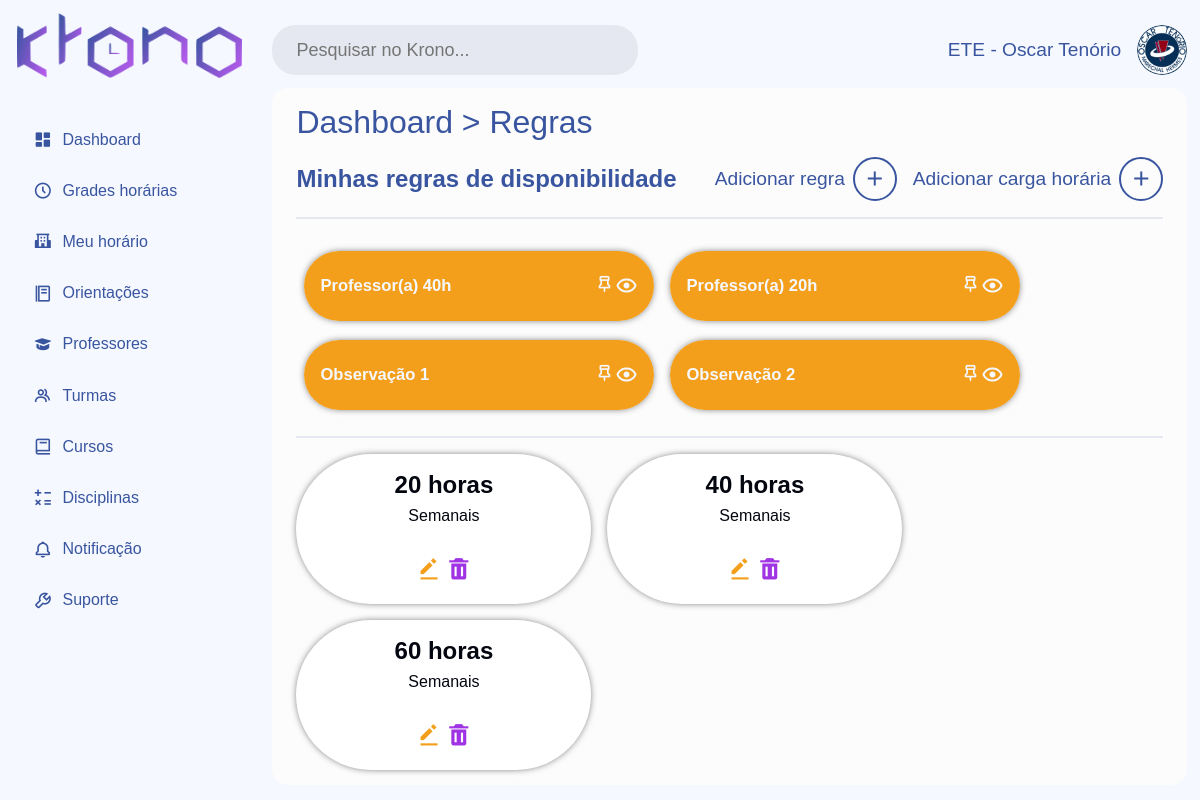
The page /index.php?page=minhasOrientacoes (signed in) on the database its author committed.
### tables this page shows
create table regra_disp (
id_regra INT NOT NULL AUTO_INCREMENT PRIMARY KEY,
nome_regra VARCHAR(100) NOT NULL,
descricao TEXT NOT NULL,
importante VARCHAR(100),
ativo CHAR(1),
id_escola INT NOT NULL,
FOREIGN KEY (id_escola) REFERENCES escola (id_escola)
);

CREATE TABLE carga_horaria_esc (
   id_carga_horaria_esc INT AUTO_INCREMENT PRIMARY KEY,
   id_escola INT NOT NULL,
   horas_semanais INT,
   FOREIGN KEY (id_escola) REFERENCES escola (id_escola)
);

### index.php (called while the page is built, shortened)
<?php
    require_once 'ASSETS/head.php';
    require_once 'ASSETS/channelPages.php';
    require_once 'ASSETS/footer.php';
?>

### PAGES/REGRA/listaRegra.php (the view, shortened to what this page needs)
<link rel="stylesheet" href="CSS/dashboard.css">
<link rel="stylesheet" href="CSS/sidebar.css">
<link rel="stylesheet" href="CSS/topbar.css">
<link rel="stylesheet" href="CSS/content.css">
<link rel="stylesheet" href="CSS/crud.css">
<link rel="stylesheet" href="CSS/modal.css">
<link rel="stylesheet" href="CSS/cards.css">
<?php
    require_once 'PAGES/COMPONENTS/sidebar.php';
?>
<div class="content">
    <?php
        require_once 'PAGES/COMPONENTS/topbar.php';
        $sql = "SELECT id_escola FROM escola WHERE id_usuario = :id_usuario";
        $queryUsu = $conexao->prepare($sql);
        $queryUsu->bindValue(':id_usuario', $_SESSION['id_usuario'], PDO::PARAM_INT);
        $queryUsu->execute();
        $dadosUsu = $queryUsu->fetch(PDO::FETCH_ASSOC);
        $id_escola = $dadosUsu['id_escola'];
    ?>
    <div class="container">
        <h1 class="title-page"><a href="?page=dashboard">Dashboard</a> > <a href="?page=regra">Regras</a></h1>
        <div class="head-crud">
            <h2>Minhas regras de disponibilidade</h2>
            <div class="func-head">
                <div class="add-user"  onclick="document.getElementById('modalCadastroRegra').style.display='block'">
                    <span>Adicionar regra</span>
                    <i class='bx bx-plus'></i>
                </div>
                <div class="add-user"  onclick="document.getElementById('modalCadastroCarga').style.display='block'">
                    <span>Adicionar carga horária</span>
                    <i class='bx bx-plus'></i>
                </div>
            </div>
        </div>
        <?php
            $sql = "SELECT COUNT(*) AS total FROM regra_disp WHERE id_escola = :id_escola";
            $verificar_regra = $conexao->prepare($sql);
            $verificar_regra->bindValue(':id_escola', $id_escola, PDO::PARAM_INT);
            $verificar_regra->execute();
            $resultado_regra = $verificar_regra->fetch(PDO::FETCH_ASSOC);
            $sql = "SELECT COUNT(*) AS total FROM carga_horaria_esc WHERE id_escola = :id_escola";
            $verificar_carga = $conexao->prepare($sql);
            $verificar_carga->bindValue(':id_escola', $id_escola, PDO::PARAM_INT);
            $verificar_carga->execute();
            $resultado_carga = $verificar_carga->fetch(PDO::FETCH_ASSOC);
            if ($resultado_regra['total'] > 0 || $resultado_carga['total'] > 0):
        ?>
        <div class="content-cards" id="content-regra">
            <?php
                $sql = "SELECT * FROM regra_disp WHERE id_escola = :id_escola";
                $query = $conexao->prepare($sql);
                $query->bindValue(':id_escola', $id_escola, PDO::PARAM_INT);
                $query->execute();
                $regras = $query->fetchAll(PDO::FETCH_ASSOC);
                foreach ($regras as $regra):
            ?>
            <div class="card">
                <div class="head-card">
                    <h5><?php echo $regra['nome_regra'] ?></h5>
                    <div class="icons">
                        <i class='bx bx-pin'></i>
                        <div class="visible" id="visible"><i class='bx bx-show'></i></div>
                    </div>
                </div>
            </div>
            <?php endforeach; ?>
        </div>
        <div class="content-cards" id="content-carga">
            <?php
                $sql = "SELECT * FROM carga_horaria_esc WHERE id_escola = :id_escola";
                $query = $conexao->prepare($sql);
                $query->bindValue(':id_escola', $id_escola, PDO::PARAM_INT);
                $query->execute();
                $cargas = $query->fetchAll(PDO::FETCH_ASSOC);
                foreach ($cargas as $carga):
            ?>
            <div class="card-carga">
                <div class="text-carga">
                    <h2><?php echo $carga['horas_semanais'] . " horas"; ?></h2>
                    <p>Semanais</p>
                </div>
                <div class="actions">
                    <span data-tipo="carga_horaria_esc" data-id="<?php echo $carga['id_carga_horaria_esc']; ?>" class='btn-crud edit'><i class='bx bxs-edit-alt' ></i></span>
                    <a href="PAGES/REGRA/excluirCarga.php?id_carga_horaria_esc=<?php echo $carga['id_carga_horaria_esc']; ?>" class='btn-crud delete' ><i class='bx bxs-trash'></i></a>
                </div>
            </div>
            <?php endforeach; ?>
        </div>
        <?php else: ?>
            <p class="aviso">Nenhuma orientação foi adicionada.</p>
            <?php endif; ?>
        </div>
</div>

### CSS/style.css (style rules this page uses)
:root { --corPrincipal01: #3955A0; --corPrincipal02: #A033E3; --corPrincipal03: #FFD43C; --corPrincipal04: #F39F1B; --sucess: #4CAF50; --alert: #e49a23; --danger: #D32F2F; --notifier: #A033E3; --hover-corPrincipal01: #24376A; --hover-corPrincipal02: #C361FF; --hover-corPrincipal04: #C78216; --light-corPrincipal01: #3954a0b2; --light-corPrincipal02: #a033e3a1; --branco: #f5f8ff; --cinza: #e5e8f0; --cinza-escuro: #acb0b9; --preto: #03060f; --light-preto: #03060f2d; --fonteTitulo: 'Rubik', sans-serif; --fonteCorpo: 'Jost', sans-serif; }
* { padding: 0; border: 0; margin: 0; text-decoration: none; list-style: none; outline: none; box-sizing: border-box; }
html, body { width: 100%; }
body { background: var(--branco); }

### CSS/content.css (style rules this page uses)
.content { padding: 0.8rem; width: 85%; height: 100vh; }
.container { width: 100%; height: 90%; background: #fcfcfc; border-radius: 1rem; padding: 1rem 1.5rem; display: flex; flex-direction: column; gap: 1rem; }
.container .title-page { font-family: var(--fonteTitulo); font-weight: 500; color: var(--corPrincipal01); }
.container .title-page a { color: var(--corPrincipal01); border-radius: 1rem; transition: .2s ease-in-out; }
.func-head { display: flex; justify-content: space-between; align-items: center; gap: 1rem; }

### CSS/crud.css (style rules this page uses)
.head-crud { display: flex; justify-content: space-between; align-items: center; margin-bottom: -0.5rem; font-family: var(--fonteTitulo); color: var(--corPrincipal01); padding-bottom: 1rem; margin-bottom: 0.5rem; border-bottom: 2px solid var(--cinza); }
.head-crud .add-user { display: flex; justify-content: space-between; align-items: center; gap: 0.5rem; }
.head-crud .add-user span { font-size: 1.2rem; font-weight: 500; color: var(--corPrincipal01); }
.head-crud .add-user i { font-size: 1.5rem; padding: 0.5rem; border: 2px solid var(--corPrincipal01); border-radius: 50%; color: var(--corPrincipal01); }
.btn-crud { text-align: center; font-size: 1.6rem; transition: color 0.2s ease-in-out; color: var(--branco); cursor: pointer; }

### CSS/cards.css (style rules this page uses)
.content-cards { width: 100%; height: 50%; display: flex; flex-wrap: wrap; gap: 1rem; padding: 0.5rem; }
#content-carga { border-top: 2px solid var(--cinza); padding: 1rem 0; align-items: center; }
#content-regra { overflow-y: scroll; }
.card { background: #fff; -webkit-box-shadow: 0px 0px 8px -3px rgba(3,6,15,1); -moz-box-shadow: 0px 0px 8px -3px rgba(3,6,15,1); box-shadow: 0px 0px 8px -3px rgba(3,6,15,1); width: 350px; height: 70px; border-radius: 2.2rem; transition: .3s ease-in-out; overflow: hidden; }
.card .head-card { display: flex; justify-content: space-between; align-items: center; background: var(--corPrincipal04); width: 100%; height: 70px; padding: 1rem; border-radius: 1rem 1rem 0 0; color: var(--branco); font-family: var(--fonteTitulo); font-weight: 400; font-size: 20px; }
.card .head-card .icons { display: flex; }
.actions .edit { color: var(--corPrincipal04); }
.actions .delete { color: var(--corPrincipal02); }
.card .head-card .visible { display: flex; justify-content: center; align-items: center; cursor: pointer; }
.card .head-card .visible i { font-size: 24px; }
.card-carga { -webkit-box-shadow: 0px 0px 8px -3px rgba(3,6,15,1); -moz-box-shadow: 0px 0px 8px -3px rgba(3,6,15,1); box-shadow: 0px 0px 8px -3px rgba(3,6,15,1); border-radius: 5rem; width: 295px; height: 150px; background: #fff; padding: 1rem; display: flex; gap: 2rem; flex-direction: column; justify-content: center; align-items: center; }
.card-carga .text-carga { display: flex; flex-direction: column; align-items: center; gap: 0.5rem; font-family: var(--fonteTitulo); color: var(--preto); }

### rows shown on the page
regra_disp: nome_regra "Professor(a) 40h"
regra_disp: nome_regra "Professor(a) 20h"
regra_disp: nome_regra "Observação 1"
regra_disp: nome_regra "Observação 2"
carga_horaria_esc: horas_semanais "20"
carga_horaria_esc: horas_semanais "40"
carga_horaria_esc: horas_semanais "60"

### other values the page prints
$nome_usuario "ETE - Oscar Tenório"
